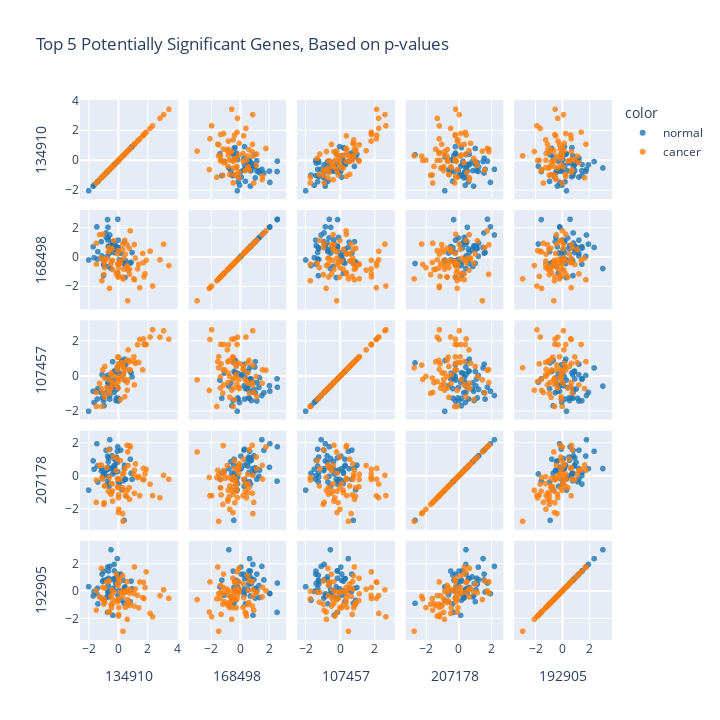

The notebook cell this image was saved under:
### Code cell
asdf = data.copy()
asdf.loc[len(data)] = np.append(sva.pvals, 999)
asdf.sort_values(by=len(data), axis=1, inplace=True)
asdf.drop(len(data), inplace=True)
asdf
n_pcs = 5
top_n_pcs = asdf.iloc[:,:n_pcs]

fig = px.scatter_matrix(
    top_n_pcs,
    color=Y['label'],
    color_discrete_sequence=px.colors.qualitative.D3,
    opacity=0.8,
    dimensions=top_n_pcs.columns,
    # labels=labels,
    title='Top 5 Potentially Significant Genes, Based on p-values',
    width=720,
    height=720
)
fig.update_traces(diagonal_visible=True)
fig.show()
